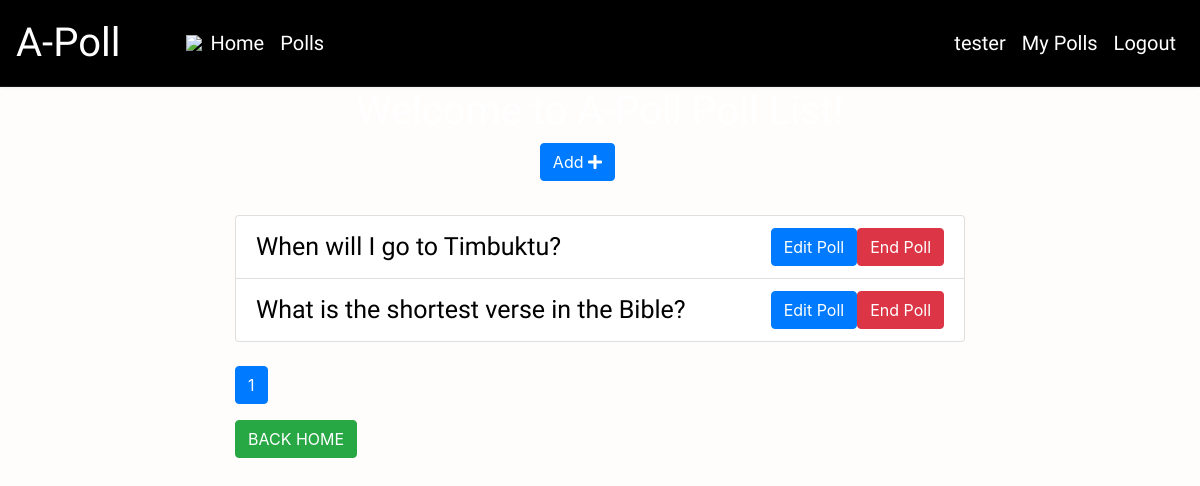
The page /list/user/ (signed in) on the database its author committed.
### online/models.py (models this page shows, shortened)
class Poll(models.Model):
    owner = models.ForeignKey(User, on_delete=models.CASCADE)
    description = models.TextField()
    pub_date = models.DateTimeField(default=timezone.now)
    active = models.BooleanField(default=True)

### online/views.py (the view)
# urls.py: path('list/user/', views.list_by_user, name='list_by_user'),
@login_required()
def list_by_user(request):
    all_polls = Poll.objects.filter(owner=request.user)
    paginator = Paginator(all_polls, 7)
    page = request.GET.get('page')
    polls = paginator.get_page(page)
    context = {
        'polls': polls,
    }
    return render(request, 'poll_list.html', context)

### online/templates/poll_list.html (shortened to what this page needs)
{% extends 'base.html' %}
{% block content %}
<body style=" background-image: url('https://images.unsplash.com/photo-1604065626882-47c3093bec11?ixlib=rb-1.2.1&ixid=MnwxMjA3fDB8MHxzZWFyY2h8MTF8fHZvdGV8ZW58MHx8MHx8&auto=format&fit=crop&w=500&q=60');
    background-size: cover;
    background-repeat:  no-repeat;
    ">
    <div class="container">
        <div class="row">
            <div class="col-md-8 offset-sm-2">
                <h1 style="text-align: center; font-family: 'Special Elite', cursive;">Welcome to A-Poll Poll List!</h1>
                <a class="btn btn-primary mb-3 float-right" style="margin-right: 350px;" href="{% url 'add' %}" role="button" style="font-family: 'Special Elite', cursive;">Add <i
                    class="fas fa-plus"></i></a>
                <br>
                <br>
                <br>
                <ul class="list-group">
                    {% for poll in polls %}
                    <li class="list-group-item"><a href="{% url 'detail' poll.id %}" style="color: black; font-size: 25px; font-family: 'Special Elite', cursive">{{ poll.description}}
                        </a>
                        {% if request.user == poll.owner %}
                        {% if poll.active %}
                        <a href="{% url 'end_poll' poll.id %}" class="btn btn-danger float-right" onclick="return confirm('Are you sure ?')">End Poll</a>
                        {% endif %}
                        <a href="{% url 'edit' poll.id %}"  class="btn btn-primary float-right">Edit Poll</a>
                        {% endif %}
                    </li>
                    {% endfor %}
                </ul>
                <nav class="mt-4">
                    <ul class="pagination">
                        <li class="page-item active"><a class="page-link" href="">{{ polls.number }}</a></li>
                    </ul>
                </nav>
                <a class=" mx-auto btn btn-md btn-success mx-auto" href="/">
                    BACK HOME
                </a>
            </div>
        </div>
    </div>
    {% endblock content %}

### online/templates/navbar.html (shortened to what this page needs)
<!DOCTYPE html>
<html lang="en">
<head>
</head>
<body>
<nav class="navbar navbar-expand-sm ">
    <a class="navbar-brand" href="#" style="font-size: 40px; font-family: 'Special Elite', cursive; ">A-Poll</a>
    <img src="https://img.icons8.com/emoji/52/000000/ballot-box-with-ballot.png"/>
    <div id="navbarCollapse" class="collapse navbar-collapse">
        <ul class=" nav navbar-nav">
            <li class="nav-item ">
                <a class="nav-link" href="{% url 'index' %}" style="color:white; font-family: 'Special Elite', cursive; font-size: 20px;">Home <span class="sr-only">(current)</span></a>
            </li>
            {% if request.user.is_authenticated %}
            <li class="nav-item">
                <a class="nav-link" href="{% url 'list' %}" style="color:white; font-family: 'Special Elite', cursive; font-size: 20px;">Polls</a>
            </li>
            {% endif %}
        </ul>
        <div class="navbar-nav ml-auto">
            {% if request.user.is_authenticated %}
            <li><a class="nav-link" href="{% url 'profile' %}" style="color: white; font-family: 'Special Elite', cursive; font-size: 20px;">{{user.username}}</a></li>
            <a class="nav-link" href="{% url 'list_by_user' %} " style="color: white; font-family: 'Special Elite', cursive; font-size: 20px;">My Polls</a>
            <a class="nav-link" href="{% url 'logout' %}" style="color: white; font-family: 'Special Elite', cursive; font-size: 20px;">Logout</a>
            {% else %}
            <a class="nav-link" href="{% url 'login' %}" style="color: white; font-family: 'Special Elite', cursive;">Login</a>
            <a class="nav-link" href="{% url 'register' %}" style="color: white; font-family: 'Special Elite', cursive;">Register</a>
            {% endif %}
        </div>
    </div>
</nav>
</body>

### static/css/style.css (style rules this page uses)
html, body { height:100%; padding: 0; margin: 0; color: white; }
body { background: rgba(0, 0, 0, 0.466); }

### online/templates/navbar.html (style rules this page uses)
body { background: #fffcfc; }
.navbar { background: rgb(0, 0, 0); padding-left: 16px; padding-right: 16px; border-bottom: 1px solid #161616; box-shadow: 0 0 4px rgba(27, 27, 27, 0.1); }
.navbar .navbar-brand { color: rgb(255, 255, 255); padding-left: 0; font-size: 20px; padding-right: 50px; }

### rows shown on the page
Poll: description "When will I go to Timbuktu?", active "End Poll", shows "Edit Poll"
Poll: description "What is the shortest verse in the Bible?", active "End Poll", shows "Edit Poll"

### other values the page prints
{{ user.username }} "tester"
{{ polls.number }} "1"
